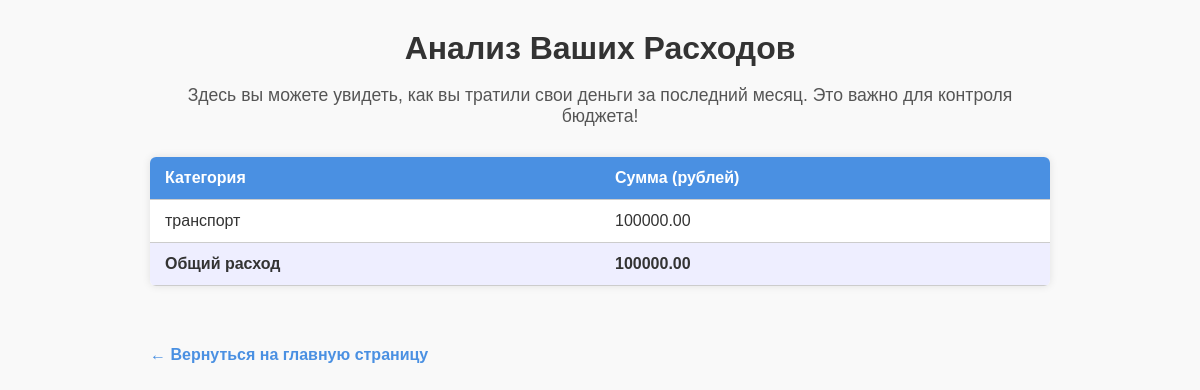
Before: /expense_analysis (signed in) with the older database file.
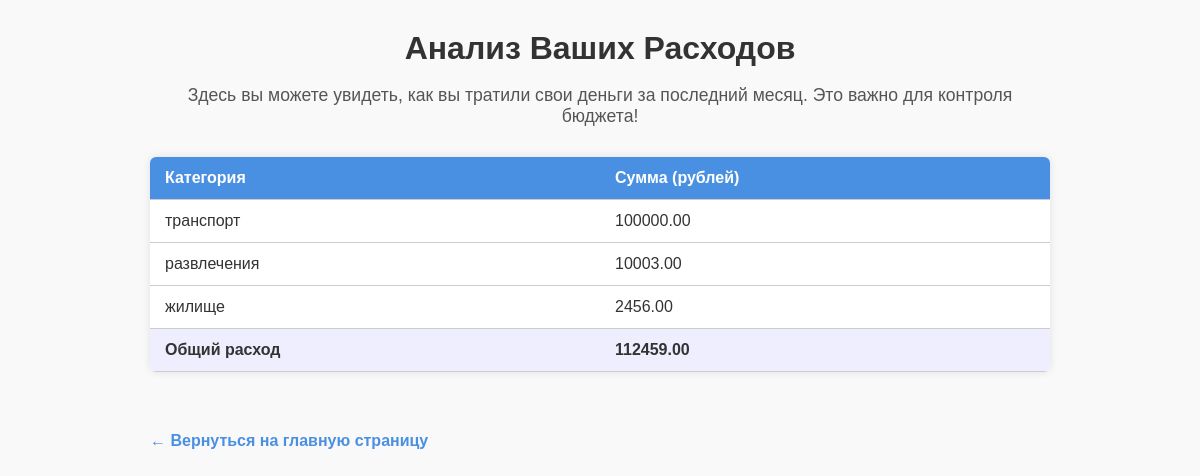
After: the same page with the newer database file.
### models.py (models this page shows)
class Purchase(db.Model):
    id = db.Column(db.Integer, primary_key=True)
    user_id = db.Column(db.Integer, db.ForeignKey('user.id'), nullable=False)
    category = db.Column(db.String(100), nullable=False)
    amount = db.Column(db.Float, nullable=False)
    timestamp = db.Column(db.DateTime, default=db.func.current_timestamp())  # Для анализа по времени

### routes.py (the view)
@app.route("/expense_analysis", methods=['GET'])
@login_required
def expense_analysis():
    last_month = datetime.now() - timedelta(days=30)
    purchases_last_month = Purchase.query.filter(Purchase.owner == current_user, Purchase.timestamp >= last_month).all()
    category_totals = {}
    total_expense = 0
    for purchase in purchases_last_month:
        if purchase.category in category_totals:
            category_totals[purchase.category] += purchase.amount
        else:
            category_totals[purchase.category] = purchase.amount
        total_expense += purchase.amount
    return render_template('expense_analysis.html', category_totals=category_totals, total_expense=total_expense)

### routes.py (called while the page is built)
@login_manager.user_loader
def load_user(user_id):
    return User.query.get(int(user_id))

### templates/expense_analysis.html (shortened to what this page needs)
<!DOCTYPE html>
<html lang="ru">
<head>
</head>
<body>
<h1>Анализ Ваших Расходов</h1>
<p class="description">Здесь вы можете увидеть, как вы тратили свои деньги за последний месяц. Это важно для контроля бюджета!</p>
<table>
    <thead>
        <tr>
            <th>Категория</th>
            <th>Сумма (рублей)</th>
        </tr>
    </thead>
    <tbody>
        {% for category, total in category_totals.items() %}
        <tr>
            <td>{{ category }}</td>
            <td>{{ "%.2f"|format(total) }}</td>
        </tr>
        {% endfor %}
        <tr class="total-row">
            <td>Общий расход</td>
            <td>{{ "%.2f"|format(total_expense) }}</td>
        </tr>
    </tbody>
</table>
<a href="{{ url_for('home') }}" class="back-link">← Вернуться на главную страницу</a>
</body>
</html>

### templates/expense_analysis.html (style rules this page uses)
body { font-family: Arial, sans-serif; max-width: 900px; margin: 30px auto; padding: 0 20px; background: #f9f9f9; color: #333; }
h1 { text-align: center; margin-bottom: 10px; }
p.description { text-align: center; font-size: 1.1em; color: #555; margin-bottom: 30px; }
table { width: 100%; border-collapse: collapse; margin-bottom: 40px; background-color: #fff; box-shadow: 0 0 8px rgba(0,0,0,0.1); border-radius: 6px; overflow: hidden; }
th, td { padding: 12px 15px; border-bottom: 1px solid #ccc; text-align: left; min-width: 150px; }
th { background-color: #4a90e2; color: #fff; font-weight: bold; }
.total-row { font-weight: bold; background-color: #eef; }
a.back-link { display: inline-block; margin-top: 20px; color: #4a90e2; text-decoration: none; font-weight: 600; }

Changed rows visible on the page:
added Purchase: category "развлечения", amount "10003.00"
added Purchase: category "жилище", amount "2456.00"
Other visible differences:
{{ "%.2f"|format(total_expense) }}: "100000.00" → "112459.00"
